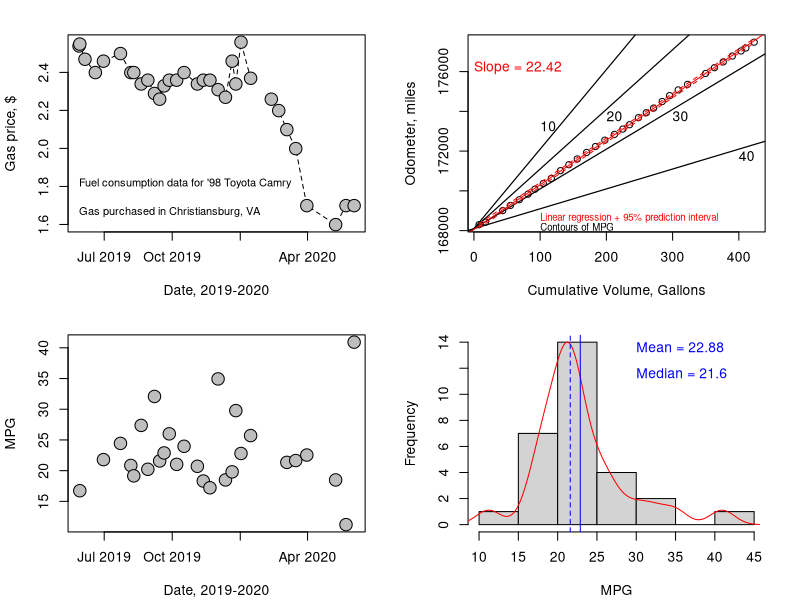

R code for this plot:
# Import data from text file
gas_data <- read.csv("gas.txt", stringsAsFactors = FALSE, strip.white = TRUE)

pdf("Gas summary.pdf", width = 8.5, height = 5.5, useDingbats = FALSE)
par(mfrow = c(2, 2), mar = c(4, 4, 2, 2) + 0.1)

# Calculate cumulative volume and add as column in dataframe
cumulative_volume <- gas_data$Volume[1]
for(i in 2:nrow(gas_data)){
  cumulative_volume[i] <- cumulative_volume[i-1] + gas_data$Volume[i]
}
gas_data <- cbind(gas_data, cumulative_volume)

# Format dates
gas_data$Date <- as.Date(as.character(gas_data$Date), "%y%m%d")

# Plot gas prices
plot(gas_data$Date, gas_data$Price, type = "l", lty = 2
     , xlab = "Date, 2019-2020", ylab = "Gas price, $")
points(gas_data$Date, gas_data$Price, pch = 21, bg = "gray", cex = 2)
text(gas_data$Date[1], 1.8, adj = c(0, 0), cex = 0.8
     , labels = "Fuel consumption data for '98 Toyota Camry")
text(gas_data$Date[1], 1.65, adj = c(0, 0), cex = 0.8
     , labels = "Gas purchased in Christiansburg, VA")

# All of this is moot because of the oil price crash...
if(FALSE){
  summary(gas_data$Price)
  qqnorm(gas_data$Price)
  hist(gas_data$Price, xlim = c(2.1, 2.7))
  lines(density(gas_data$Price))
}

# Mileage
plot(gas_data$cumulative_volume, gas_data$Odometer
     , ylab = "Odometer, miles", xlab = "Cumulative Volume, Gallons")
mpg_list <- c(10, 20, 30, 40)
mpg_cols <- c("black", "black", "black", "black")
label_xs <- c(400, 300, 200, 100)
label_ys <- c(171500, 173500, 173500, 173000)
for(i in 1:length(mpg_list)){
  abline(1.681e+05, mpg_list[i], col = mpg_cols[i], lwd = 1.2)
  text(label_xs[i], label_ys[i], labels = rev(mpg_list)[i], adj = c(0, 0))
}

linear_model <- lm(Odometer ~ cumulative_volume, data = gas_data)
slope <- round(linear_model$coefficients[2], 2)
abline(linear_model, col = "red")
text(0, 176000, labels = paste("Slope =", slope), adj = c(0, 0), col = "red")

text(100, 168500, labels = "Linear regression + 95% prediction interval"
     , cex = 0.7, adj = c(0, 0), col = "red")
text(100, 168000, labels = "Contours of MPG"
     , cex = 0.7, adj = c(0, 0), col = "black")
new_gas <- data.frame(
  cumulative_volume = seq(min(gas_data$cumulative_volume, na.rm = TRUE)
                 , max(gas_data$cumulative_volume, na.rm = TRUE)
                 , length.out = 30)
  )
gas_predict <- predict(object = linear_model, newdata = new_gas, interval = "p", level = 0.95)
lines(new_gas$cumulative_volume, gas_predict[,2], lty = 2, col = "red")
lines(new_gas$cumulative_volume, gas_predict[,3], lty = 2, col = "red")

# MPG plot
mpg <- numeric(0)
for(i in 2:nrow(gas_data)){
  mpg[i] <- (gas_data$Odometer[i] - gas_data$Odometer[i-1])/gas_data$Volume[i-1]
}
plot(gas_data$Date, mpg, type = "n", lty = 2
     , xlab = "Date, 2019-2020", ylab = "MPG")
points(gas_data$Date, mpg, pch = 21, bg = "gray", cex = 2)

# MPG histogram
hist(mpg, main = "", xlab = "MPG")
mpg_dens <- density(mpg, na.rm = TRUE)
lines(mpg_dens$x, mpg_dens$y*14/max(mpg_dens$y), col = "red")

mpg_mean <- round(mean(mpg, na.rm = TRUE, lty = 3), 2)
abline(v = mpg_mean, col = "blue")
text(30, 14, adj = c(0, 1), labels = paste("Mean =", mpg_mean), col = "blue")

mpg_median <- round(median(mpg, na.rm = TRUE), 2)
abline(v = mpg_median, lty = 2, col = "blue")
text(30, 12, adj = c(0, 1), labels = paste("Median =", mpg_median), col = "blue")

par(mfrow = c(1, 1), mar = c(5, 4, 4, 2) + 0.1)
dev.off()

